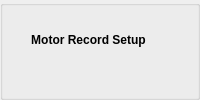
    <widget class="QGroupBox" name="groupBox">
     <property name="title">
      <string/>
     </property>
     <property name="flat">
      <bool>false</bool>
     </property>
     <property name="checkable">
      <bool>false</bool>
     </property>
     <layout class="QGridLayout" name="gridLayout_4">
      <property name="leftMargin">
       <number>3</number>
      </property>
      <property name="topMargin">
       <number>3</number>
      </property>
      <property name="rightMargin">
       <number>3</number>
      </property>
      <property name="bottomMargin">
       <number>3</number>
      </property>
      <property name="spacing">
       <number>3</number>
      </property>
      <item row="1" column="1">
       <widget class="QEBitStatus" name="qebitstatus_34">
        <property name="sizePolicy">
         <sizepolicy hsizetype="Fixed" vsizetype="Preferred">
          <horstretch>0</horstretch>
          <verstretch>0</verstretch>
         </sizepolicy>
        </property>
        <property name="minimumSize">
         <size>
          <width>20</width>
          <height>20</height>
         </size>
        </property>
        <property name="maximumSize">
         <size>
          <width>20</width>
          <height>20</height>
         </size>
        </property>
        <property name="numberOfBits">
         <number>1</number>
        </property>
        <property name="shift">
         <number>0</number>
        </property>
        <property name="onColour">
         <color>
          <red>255</red>
          <green>0</green>
          <blue>0</blue>
         </color>
        </property>
        <property name="offColour">
         <color>
          <red>220</red>
          <green>255</green>
          <blue>220</blue>
         </color>
        </property>
        <property name="variable" stdset="0">
         <string>$(MOTOR):FAULT</string>
        </property>
        <property name="variableSubstitutions" stdset="0">
         <string/>
        </property>
       </widget>
      </item>
      <item row="1" column="0">
       <widget class="QELabel" name="qelabel">
        <property name="alignment">
         <set>Qt::AlignCenter</set>
        </property>
        <property name="variable" stdset="0">
         <string>$(MOTOR).DESC</string>
        </property>
        <property name="displayAlarmStateOption" stdset="0">
         <enum>QELabel::Never</enum>
        </property>
       </widget>
      </item>
      <item row="0" column="0">
       <widget class="QLabel" name="label_46">
        <property name="sizePolicy">
         <sizepolicy hsizetype="MinimumExpanding" vsizetype="Preferred">
          <horstretch>0</horstretch>
          <verstretch>0</verstretch>
         </sizepolicy>
        </property>
        <property name="minimumSize">
         <size>
          <width>0</width>
          <height>0</height>
         </size>
        </property>
        <property name="font">
         <font>
          <weight>75</weight>
          <bold>true</bold>
         </font>
        </property>
        <property name="text">
         <string>Motor Record Setup</string>
        </property>
        <property name="alignment">
         <set>Qt::AlignCenter</set>
        </property>
       </widget>
      </item>
     </layout>
    </widget>
